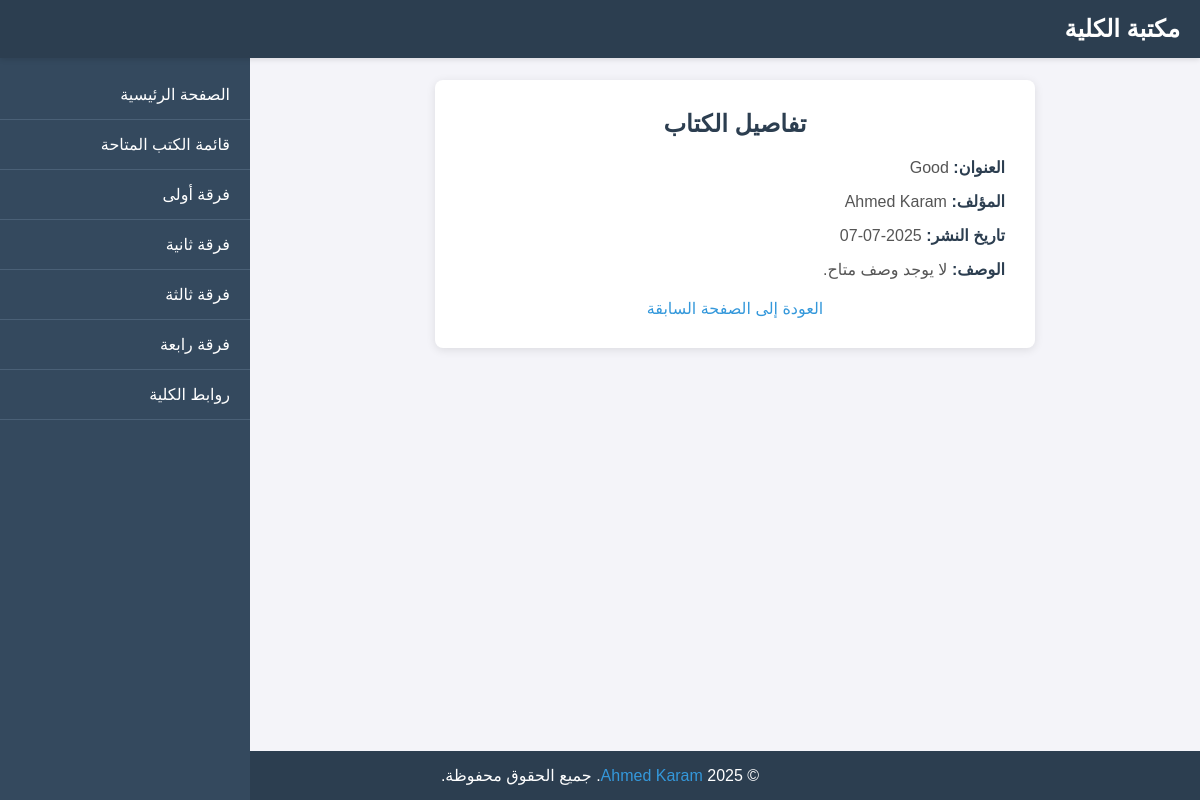
Screenshot of /academic/1/ with the database file from the repository.
### academic/models.py (models this page shows, shortened)
class Book(models.Model):
    title = models.CharField(max_length=200)
    author = models.CharField(max_length=100)
    description = models.TextField(null=True, blank=True)
    publication_date = models.DateField(null=True, blank=True)
    pdf_file = models.FileField(upload_to='books/pdfs/', null=True, blank=True)
    year = models.CharField(max_length=10, choices=YEAR_CHOICES, default='year1')
    term = models.IntegerField(choices=TERM_CHOICES, default=1)
    is_available = models.BooleanField(default=True, verbose_name='available?')
    class Meta:
        indexes = [models.Index(fields=['title'])]

### academic/views.py (the view)
# urls.py: path('<int:pk>/', views.book_detail, name='book_detail'),
def book_detail(request, pk):
    try:
        book = Book.objects.get(pk=pk)
        context = {'book': book}
        return render(request, 'academic/book_detail.html', context)
    except ObjectDoesNotExist:
        context = {'message': 'الكتاب غير موجود.'}
        return render(request, 'academic/book_not_found.html', context)

### academic/templates/academic/book_detail.html (shortened to what this page needs)
<!DOCTYPE html>
<html lang="ar">
<head>
</head>
<body>
    <header>
        <h1>مكتبة الكلية</h1>
    </header>
    <nav class="sidebar">
        <div class="sidebar-content">
            <ul>
                <li><a href="{% url 'academic:home' %}">الصفحة الرئيسية</a></li>
                <li><a href="{% url 'academic:books_list' %}">قائمة الكتب المتاحة</a></li>
                <li><a href="{% url 'academic:year1' %}">فرقة أولى</a></li>
                <li><a href="{% url 'academic:year2' %}">فرقة ثانية</a></li>
                <li><a href="{% url 'academic:year3' %}">فرقة ثالثة</a></li>
                <li><a href="{% url 'academic:year4' %}">فرقة رابعة</a></li>
                <li><a href="{% url 'academic:college_links' %}">روابط الكلية</a></li>
            </ul>
        </div>
    </nav>
    <main class="main-content">
        <div class="book-detail">
            <h2>تفاصيل الكتاب</h2>
            <p><strong>العنوان:</strong> {{ book.title }}</p>
            <p><strong>المؤلف:</strong> {{ book.author }}</p>
            <p><strong>تاريخ النشر:</strong> {{ book.publication_date|date:"Y-m-d" }}</p>
            <p><strong>الوصف:</strong> {{ book.description|default:"لا يوجد وصف متاح." }}</p>
            <div class="back-link">
                <a href="javascript:history.back()">العودة إلى الصفحة السابقة</a>
            </div>
        </div>
    </main>
    <footer>
        <p>© 2025 <a href="https://www.facebook.com/share/1BhQoTLxFP/" target="_blank">Ahmed Karam</a>. جميع الحقوق محفوظة.</p>
    </footer>
</body>
</html>

### academic/templates/academic/book_detail.html (style rules this page uses)
* { margin: 0; padding: 0; box-sizing: border-box; font-family: Arial, sans-serif; }
body { direction: rtl; background-color: #f4f4f9; color: #333; }
header { background-color: #2c3e50; color: white; padding: 15px 20px; display: flex; justify-content: space-between; align-items: center; box-shadow: 0 2px 5px rgba(0, 0, 0, 0.1); position: fixed; top: 0; width: 100%; z-index: 1001; }
header h1 { font-size: 24px; }
.sidebar { width: 250px; background-color: #34495e; color: white; height: 100vh; position: fixed; top: 0; left: -250px; transition: left 0.3s ease; z-index: 1000; overflow-y: auto; }
.sidebar-content { padding-top: 70px; }
.sidebar ul { list-style: none; padding: 0; }
.sidebar ul li { padding: 15px 20px; border-bottom: 1px solid #4a6076; }
.sidebar ul li a { color: white; text-decoration: none; font-size: 16px; display: block; }
.main-content { margin-left: 20px; padding: 40px; padding-top: 80px; transition: margin-left 0.3s ease; overflow-x: hidden; }
.book-detail { max-width: 600px; margin: 0 auto; background-color: white; padding: 30px; border-radius: 8px; box-shadow: 0 2px 10px rgba(0, 0, 0, 0.1); text-align: right; }
.book-detail h2 { color: #2c3e50; margin-bottom: 20px; text-align: center; font-size: 24px; }
.book-detail p { margin: 15px 0; font-size: 16px; color: #555; word-wrap: break-word; overflow-wrap: break-word; }
.book-detail p strong { color: #2c3e50; }
.book-detail a { color: #3498db; text-decoration: none; }
.back-link { text-align: center; margin-top: 20px; }
.back-link a { color: #3498db; text-decoration: none; font-size: 16px; }
footer { background-color: #2c3e50; color: white; text-align: center; padding: 15px; position: fixed; bottom: 0; width: 100%; }
footer a { color: #3498db; text-decoration: none; }
@media (min-width: 769px) { .sidebar { left: 0; } }
@media (min-width: 769px) { .main-content { margin-left: 270px; } }

### rows the page displays
Book: title "Good", author "Ahmed Karam", publication_date "2025-07-07", description "لا يوجد وصف متاح."
